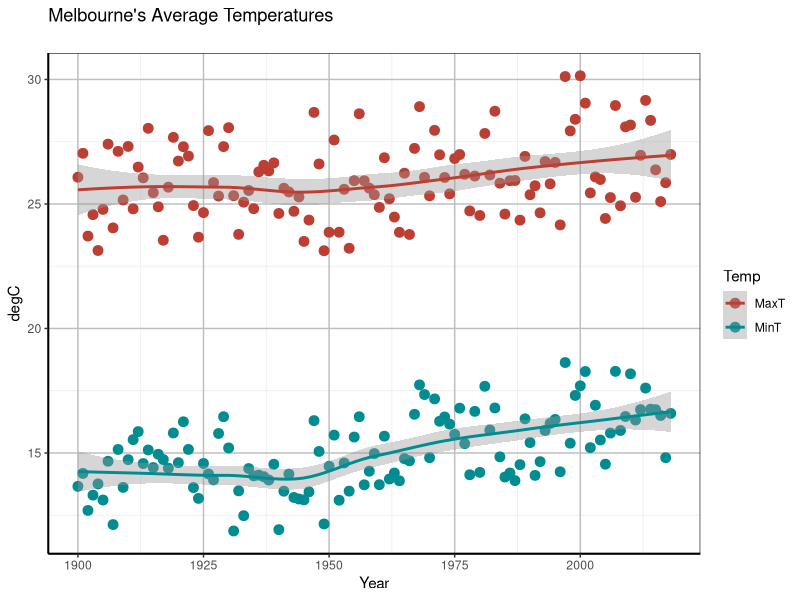

The R script that drew this image:

library(tidyverse)
library(reshape2)


data2 <- read.csv("data/melbourne.csv", as.is=TRUE, header=TRUE)
data2 <- na.omit(data2)

max.temp <- select(data2, everything())%>%
  #filter(Month == 2)%>%
        filter(Month %in% c(2)) %>%
        filter(Year >=1900 & Year <= 2018)%>%
  group_by(Year)%>%
  summarize(MaxT = mean(Max), MinT = mean(Min))

tall.temp <- gather(data=max.temp,key=Temp,value=Degree,na.rm=FALSE,MaxT,MinT)

# To tidy up and remove reshape2----------------------------------
#tall.temp2 <- gather(max.temp, Year)

plot <- ggplot(tall.temp, aes(Year,Degree, col=Temp)) + 
        geom_point(size=3) + 
        geom_smooth(method=loess) + 
        ggtitle("Melbourne's Average Temperatures\n") +
        scale_color_hue(l=45) +
        ylab("degC") 

plot <- plot + theme_bw()

plot <- plot + theme(panel.grid.major = element_line(size = 0.5, color = "grey"), axis.line = element_line(size = 0.7, color = "black"))    
plot
  
